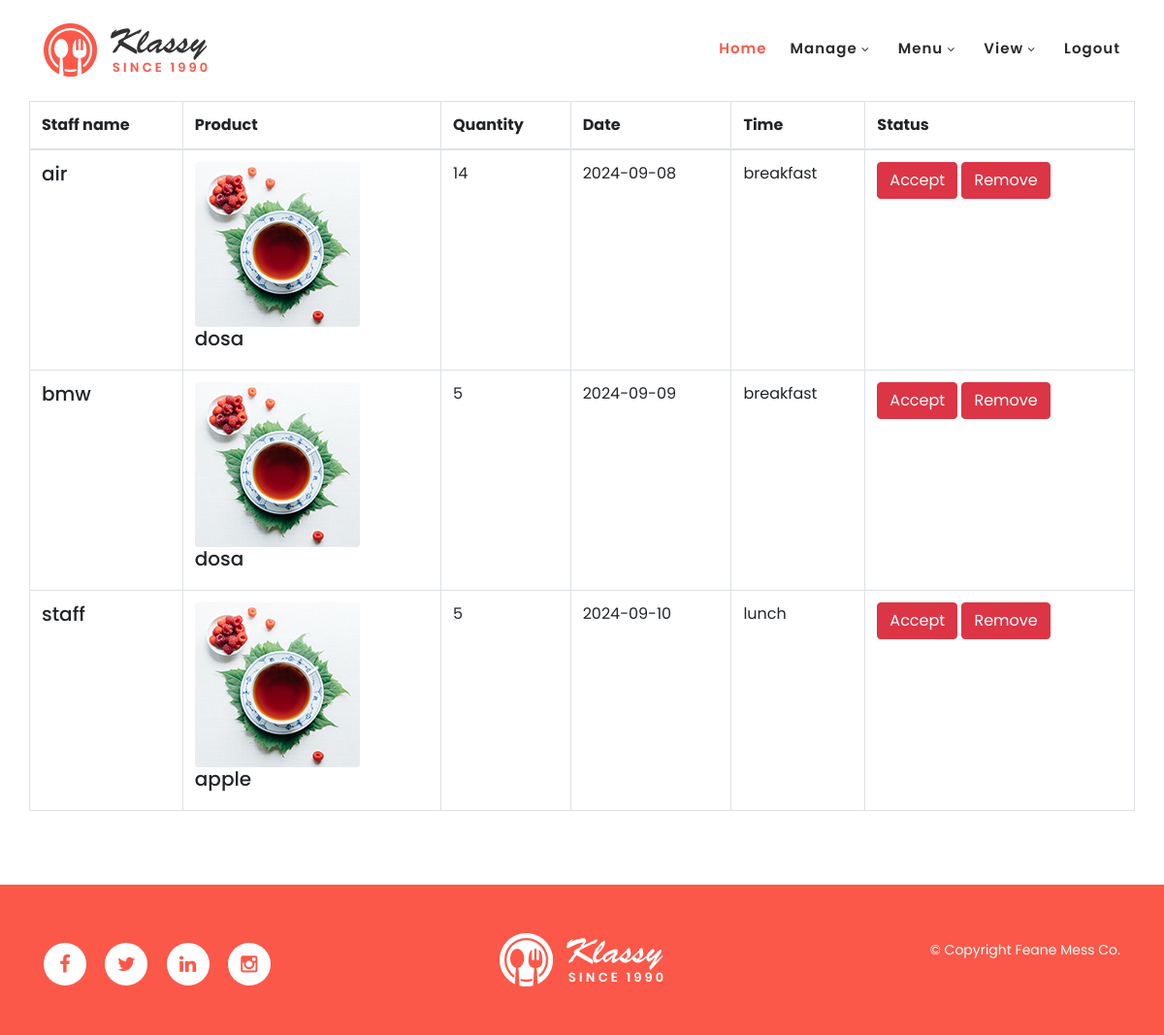
/admin/view_prebook.php (signed in), run on the app's committed database.
### tables this page shows
CREATE TABLE `pre_book` (
  `book_id` int(100) NOT NULL,
  `dish_id` int(100) NOT NULL,
  `pr_date` varchar(100) NOT NULL,
  `details` varchar(100) NOT NULL,
  `p_type` varchar(100) NOT NULL,
  `quantity` varchar(100) NOT NULL,
  `login_id` int(100) NOT NULL,
  `book_status` varchar(100) NOT NULL
);

CREATE TABLE `staff` (
  `regid` int(50) NOT NULL,
  `name` varchar(50) NOT NULL,
  `email` varchar(50) NOT NULL,
  `phone` varchar(50) NOT NULL,
  `department` varchar(50) NOT NULL,
  `post` varchar(50) NOT NULL,
  `proof` varchar(250) NOT NULL,
  `loginid` int(50) NOT NULL
);

CREATE TABLE `menu` (
  `menu_id` int(100) NOT NULL,
  `dish_name` varchar(100) NOT NULL,
  `price` varchar(100) NOT NULL,
  `menu_date` varchar(100) NOT NULL,
  `details` varchar(100) NOT NULL,
  `img` varchar(100) NOT NULL,
  `qut` varchar(100) NOT NULL,
  `m_type` varchar(10) NOT NULL
);

### admin/view_prebook.php (the view, shortened to what this page needs)
<?php
include 'header.php';
include '../connection.php';
?>
<div class="bg-light py-3">
<div class="container">
<div class="row">
  <div class="col-md-12 mb-0"><a href="index.php">Home</a> <span class="mx-2 mb-0">/</span> <strong class="text-black">Cart Details</strong></div>
</div>
</div>
</div>
<div class="site-section">
<div class="container">
<div class="row">
<h1 style="margin-left: 300px;">Order Details</h1>
<?php
$sql="select * from pre_book,staff,menu where pre_book.dish_id=menu.menu_id  and staff.loginid=pre_book.login_id";
if(mysqli_num_rows($result=mysqli_query($con,$sql))>0){
    ?>
              <table class="table table-bordered">
              <th class="product-price">Staff name</th>
                    <th>Product</th>
                    <th class="product-price">Quantity</th>
                    <th class="product-price">Date</th>
                    <th class="product-price">Time</th>
                    <th class="product-price">Status</th>
                <tbody>
                <?php
     while($data=mysqli_fetch_array($result)){
      ?>
                  <tr>
                  <td class="product-name">
                  <h2 class="h5 text-black"><?php echo $data['name']?></h2>
                    </td>
                    <td class="product-name">
                    <img src="../assets/images/<?php echo $data['img']?>" >
                      <h2 class="h5 text-black"><?php echo $data['dish_name']?></h2>
                    </td>
                    <td><?php echo $data['quantity']?></td>
                      <td><?php echo $data['pr_date']?></td>
                      <td><?php echo $data['p_type']?></td>
                     <td><?php
                     if($data['book_status']=='add'){
                       ?> <a href="approved_prebook.php?id=<?php echo $data['book_id']?>" class=" btn btn-danger">Accept</a>
                          <a href="reject_prebook.php?id=<?php echo $data['book_id']?>" class=" btn btn-danger">Remove</a>
                    <?php  }elseif($data['book_status']=='accept'){
                       ?> accepted
                    <?php  }elseif($data['book_status']=='reject'){
                       ?> rejected
                    <?php  }
                       ?>
                  </td>
                  </tr>
                  <?php
     }
      ?>
                </tbody>
              </table>
            </div>
        </div>
      </div>
      <?php
      }else{?>
        <h3 style="padding:52px 250px;color:red" class=" mb-2 pb-3">Currently no request found  !</h3>
        <?php
      }
      ?>
<?php
include 'footer.php';
?>

### admin/assets/css/templatemo-klassy-cafe.css (style rules this page uses)
html, body, div, span, applet, object, iframe, h1, h2, h3, h4, h5, h6, p, blockquote, div pre, a, abbr, acronym, address, big, cite, code, del, dfn, em, font, img, ins, kbd, q, s, samp, small, strike, strong, sub, sup, tt, var, b, u, i, center, dl, dt, dd, ol, ul, li, figure, header, nav, section, article, aside, footer, figcaption { margin: 0; padding: 0; border: 0; outline: 0; }
* { box-sizing: border-box; }
html, body { font-family: 'Poppins', sans-serif; font-weight: 400; background-color: #fff; font-size: 16px; -ms-text-size-adjust: 100%; -webkit-font-smoothing: antialiased; -moz-osx-font-smoothing: grayscale; }
a { text-decoration: none !important; }
h1, h2, h3, h4, h5, h6 { margin-top: 0px; margin-bottom: 0px; }
html, body { background: #fff; font-family: 'Poppins', sans-serif; }
*, *:before, *:after { -webkit-box-sizing: border-box; box-sizing: border-box; -webkit-font-smoothing: antialiased; -moz-osx-font-smoothing: grayscale; }

### data on the page
pre_book: staff.name "air", menu.img (picture), menu.dish_name "dosa", quantity "14", pr_date "2024-09-08", p_type "breakfast"
pre_book: staff.name "bmw", menu.img (picture), menu.dish_name "dosa", quantity "5", pr_date "2024-09-09", p_type "breakfast"
pre_book: staff.name "staff", menu.img (picture), menu.dish_name "apple", quantity "5", pr_date "2024-09-10", p_type "lunch"
